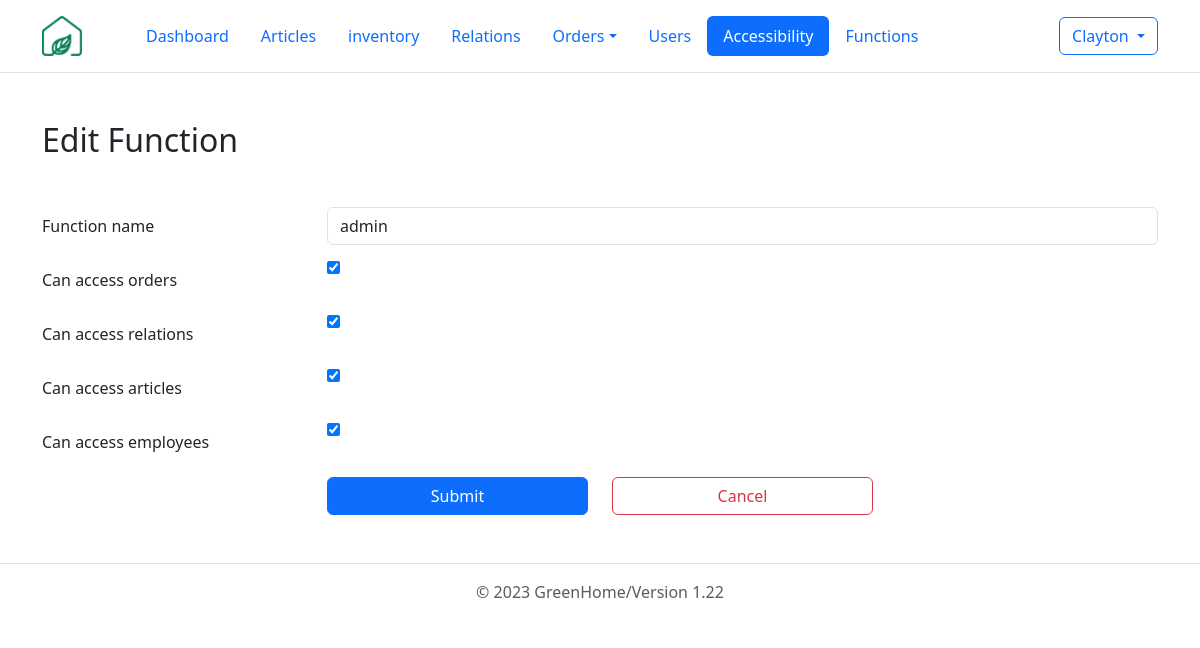
Page /php/accessibilities/GUI_accessibilityEditor.php?function_name=admin (signed in) on the committed database.
### tables this page shows
CREATE TABLE accessibilities (
  function_name varchar(10) NOT NULL, 
  can_acces_orders tinyint(1) NOT NULL DEFAULT 0, 
  can_acces_relations tinyint(1) NOT NULL DEFAULT 0, 
  can_acces_articles tinyint(1) NOT NULL DEFAULT 0, 
  can_acces_employees tinyint(1) NOT NULL DEFAULT 0 
);

### php/accessibilities/GUI_accessibilityEditor.php (the view, shortened to what this page needs)
<?php
require_once '../include/db_connect.php';
$name = "";
$can_access_orders = "";
$can_access_relations = "";
$can_access_articles = "";
$can_access_employees = "";
if($_SERVER['REQUEST_METHOD'] == 'GET'){
    $function_name = $_GET["function_name"];
    $sql = "SELECT * FROM accessibilities WHERE function_name='$function_name'";
    $result = $connection->query($sql);
    $row = $result->fetch_assoc();
$name = $row["function_name"];
$can_access_orders = $row["can_acces_orders"];
$can_access_relations = $row["can_acces_relations"];
$can_access_articles = $row["can_acces_articles"];
$can_access_employees = $row["can_acces_employees"];
}
?>
<html lang="en">
  <head>
    <link href="https://cdn.jsdelivr.net/npm/bootstrap@5.3.0-alpha1/dist/css/bootstrap.min.css" rel="stylesheet">
  </head>
  <header class="p-3 mb-3 border-bottom">
    <div class="container">
      <div class="d-flex flex-wrap align-items-center justify-content-center justify-content-lg-start">
        <a href="../../dashboard.php" class="d-flex align-items-center mb-2 mb-lg-0 text-dark text-decoration-none me-5">
          <img src="../../images/logo.png" alt="company logo" srcset="" width="40" height="40">
        </a>
        <ul class="nav col-12 col-lg-auto me-lg-auto mb-2 justify-content-center mb-md-0 nav-pills">
          <li class="nav-item"><a href="../../dashboard.php" class="nav-link">Dashboard</a></li>
          <li class="nav-item"><a href="../articles/GUI_articles.php" class="nav-link" >Articles</a></li>
          <li class="nav-item"><a href="../stock/GUI_stock.php" class="nav-link" >inventory</a></li>
          <li class="nav-item"><a href="../relations/GUI_relations.php" class="nav-link " aria-current="page" >Relations</a></li>
          <li class="nav-item dropdown">
            <a class="nav-link dropdown-toggle" data-bs-toggle="dropdown" href="#" role="button" aria-expanded="false">Orders</a>
          </li>
          <li class="nav-item"><a href="../users/GUI_users.php" class="nav-link" aria-current="page">Users</a></li>
          <li class="nav-item "><a class="nav-link active" href="../accessibilities/GUI_accessibilities.php">Accessibility</a></li>
          <li class="nav-item "><a class="nav-link" href="../functions/GUI_functions.php"">Functions</a></li>
        </ul>
        <?php
          if(isset($_SESSION['user_id'])):?>
            <div class='dropdown text-end'>
              <button class="btn btn-outline-primary dropdown-toggle" type="button" data-bs-toggle="dropdown" aria-expanded="false">
              <?=$_SESSION['user_name']?>
              </button>
            </div>
          <?php else :?>
            <div class='nav-item ml-auto'>
            <a href='../users/GUI_login.php' class='btn btn-outline-primary'>Login</a>
            </div>
          <?php endif;?>
      </div>
    </div>
  </header>
  <body>
    <div class="container my-5">
      <h2 class="mb-5">Edit Function</h2>
<form method="POST" action="controller_accessibilities.php?action=edit">
        <div class="row mb-3">
          <label class="col-form-label col-sm-3">Function name</label>
          <div class="col-sm-9">
            <input type="text" class="form-control" name="name" value="<?php echo $name; ?>" required>
          </div>
        </div>
        <div class="row mb-3">
          <label class="col-form-label col-sm-3">Can access orders</label>
          <div class="col-sm-9">
            <input type="checkbox" name="can_access_orders" value="1" <?php if($can_access_orders == 1) echo "checked"; ?>>
          </div>
        </div>
        <div class="row mb-3">
          <label class="col-form-label col-sm-3">Can access relations</label>
          <div class="col-sm-9">
            <input type="checkbox" name="can_access_relations" value="1" <?php if($can_access_relations == 1) echo "checked"; ?>>
          </div>
        </div>
        <div class="row mb-3">
          <label class="col-form-label col-sm-3">Can access articles</label>
          <div class="col-sm-9">
            <input type="checkbox" name="can_access_articles" value="1" <?php if($can_access_articles == 1) echo "checked"; ?>>
          </div>
        </div>
        <div class="row mb-3">
          <label class="col-form-label col-sm-3">Can access employees</label>
          <div class="col-sm-9">
            <input type="checkbox" name="can_access_employees" value="1" <?php if($can_access_employees == 1) echo "checked"; ?>>
          </div>
        </div>
        <div class="row mb-3">
          <div class="offset-sm-3 col-sm-3 d-grid">
            <button type="submit" class="btn btn-primary">Submit</button>
          </div>
          <div class="col-sm-3 d-grid">
            <a href="GUI_accessibilities.php" class="btn btn-outline-danger" role="button">Cancel</a>
          </div>
        </div>
      </form>
    </div>
  </body>
  <?php
  require_once '..\include\footer.php'?>
</html>

### rows in the picture
accessibilities: name "admin", can_acces_orders "☑", can_acces_relations "☑", can_acces_articles "☑", can_acces_employees "☑"

### other values in the picture
$_SESSION['user_name'] "Clayton"
